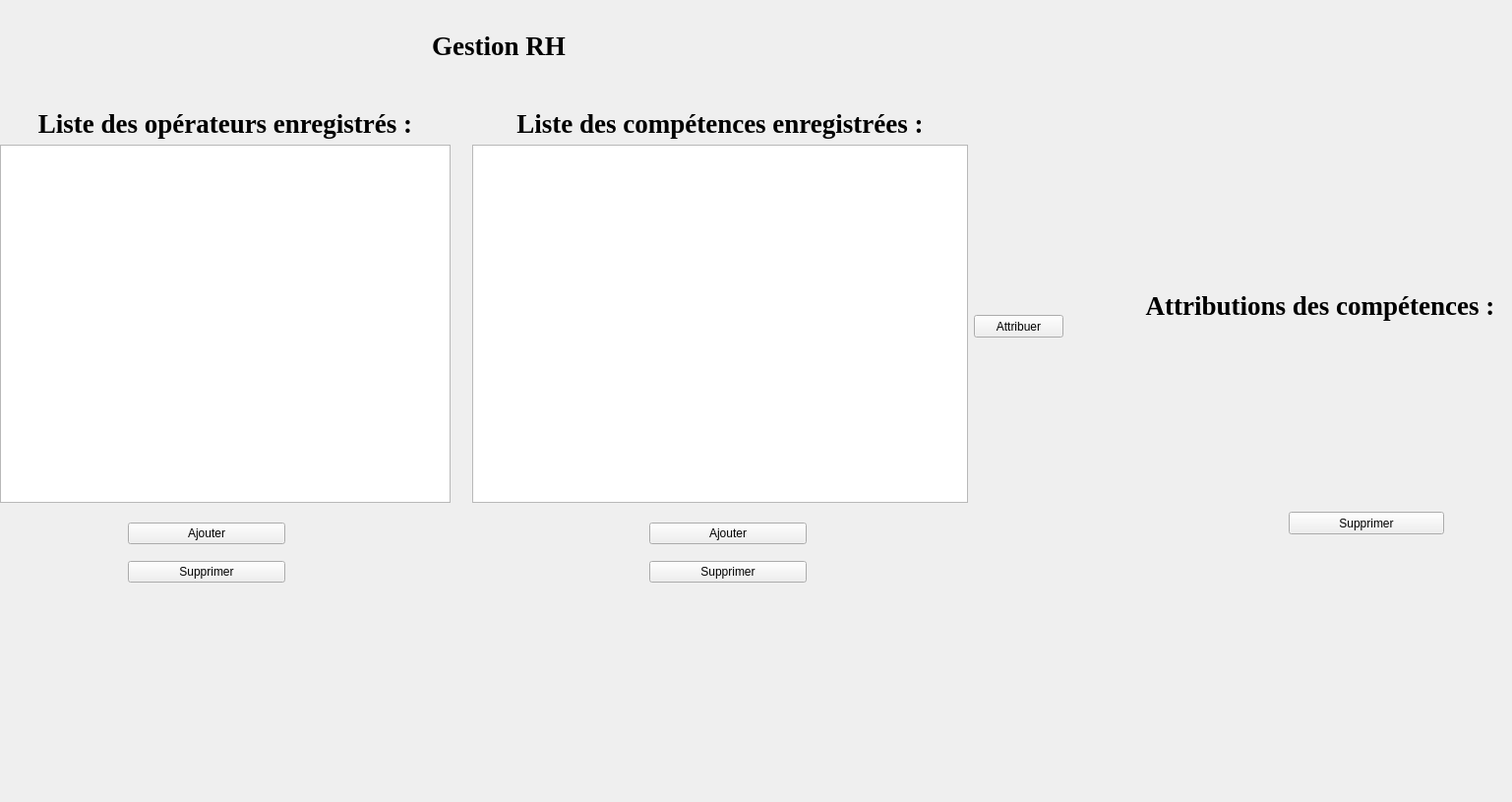
<?xml version="1.0" encoding="UTF-8"?>
<ui version="4.0">
 <class>Widget</class>
 <widget class="QWidget" name="Widget">
  <property name="geometry">
   <rect>
    <x>0</x>
    <y>0</y>
    <width>1537</width>
    <height>815</height>
   </rect>
  </property>
  <property name="windowTitle">
   <string>Widget</string>
  </property>
  <widget class="QWidget" name="layoutWidget">
   <property name="geometry">
    <rect>
     <x>0</x>
     <y>110</y>
     <width>458</width>
     <height>401</height>
    </rect>
   </property>
   <layout class="QVBoxLayout" name="verticalLayout_2">
    <item>
     <widget class="QLabel" name="label_3">
      <property name="font">
       <font>
        <family>Times New Roman</family>
       </font>
      </property>
      <property name="text">
       <string>&lt;html&gt;&lt;head/&gt;&lt;body&gt;&lt;p align=&quot;center&quot;&gt;&lt;span style=&quot; font-size:20pt; font-weight:700;&quot;&gt;Liste des opérateurs enregistrés :&lt;/span&gt;&lt;/p&gt;&lt;/body&gt;&lt;/html&gt;</string>
      </property>
     </widget>
    </item>
    <item>
     <widget class="QTableWidget" name="table_op"/>
    </item>
   </layout>
  </widget>
  <widget class="QLabel" name="label_2">
   <property name="geometry">
    <rect>
     <x>280</x>
     <y>30</y>
     <width>454</width>
     <height>33</height>
    </rect>
   </property>
   <property name="font">
    <font>
     <family>Times New Roman</family>
    </font>
   </property>
   <property name="text">
    <string>&lt;html&gt;&lt;head/&gt;&lt;body&gt;&lt;p align=&quot;center&quot;&gt;&lt;span style=&quot; font-size:20pt; font-weight:696;&quot;&gt;Gestion RH&lt;/span&gt;&lt;/p&gt;&lt;/body&gt;&lt;/html&gt;</string>
   </property>
  </widget>
  <widget class="QWidget" name="layoutWidget_2">
   <property name="geometry">
    <rect>
     <x>480</x>
     <y>110</y>
     <width>504</width>
     <height>401</height>
    </rect>
   </property>
   <layout class="QVBoxLayout" name="verticalLayout_3">
    <item>
     <widget class="QLabel" name="label_4">
      <property name="font">
       <font>
        <family>Times New Roman</family>
       </font>
      </property>
      <property name="text">
       <string>&lt;html&gt;&lt;head/&gt;&lt;body&gt;&lt;p align=&quot;center&quot;&gt;&lt;span style=&quot; font-size:20pt; font-weight:696;&quot;&gt;Liste des compétences enregistrées :&lt;/span&gt;&lt;/p&gt;&lt;/body&gt;&lt;/html&gt;</string>
      </property>
     </widget>
    </item>
    <item>
     <widget class="QTableWidget" name="table_skill"/>
    </item>
   </layout>
  </widget>
  <widget class="QWidget" name="verticalLayoutWidget">
   <property name="geometry">
    <rect>
     <x>130</x>
     <y>520</y>
     <width>160</width>
     <height>83</height>
    </rect>
   </property>
   <layout class="QVBoxLayout" name="verticalLayout">
    <item>
     <widget class="QPushButton" name="pushButton">
      <property name="text">
       <string>Ajouter</string>
      </property>
     </widget>
    </item>
    <item>
     <widget class="QPushButton" name="pushButton_2">
      <property name="text">
       <string>Supprimer</string>
      </property>
     </widget>
    </item>
   </layout>
  </widget>
  <widget class="QWidget" name="verticalLayoutWidget_2">
   <property name="geometry">
    <rect>
     <x>660</x>
     <y>520</y>
     <width>160</width>
     <height>83</height>
    </rect>
   </property>
   <layout class="QVBoxLayout" name="verticalLayout_4">
    <item>
     <widget class="QPushButton" name="pushButton_3">
      <property name="text">
       <string>Ajouter</string>
      </property>
     </widget>
    </item>
    <item>
     <widget class="QPushButton" name="pushButton_4">
      <property name="text">
       <string>Supprimer</string>
      </property>
     </widget>
    </item>
   </layout>
  </widget>
  <widget class="QWidget" name="layoutWidget_3">
   <property name="geometry">
    <rect>
     <x>1090</x>
     <y>110</y>
     <width>504</width>
     <height>401</height>
    </rect>
   </property>
   <layout class="QVBoxLayout" name="verticalLayout_5">
    <item>
     <widget class="QLabel" name="label_5">
      <property name="font">
       <font>
        <family>Times New Roman</family>
       </font>
      </property>
      <property name="text">
       <string>&lt;html&gt;&lt;head/&gt;&lt;body&gt;&lt;p align=&quot;center&quot;&gt;&lt;span style=&quot; font-size:20pt; font-weight:696;&quot;&gt;Attributions des compétences :&lt;/span&gt;&lt;/p&gt;&lt;/body&gt;&lt;/html&gt;</string>
      </property>
     </widget>
    </item>
   </layout>
  </widget>
  <widget class="QPushButton" name="pushButton_5">
   <property name="geometry">
    <rect>
     <x>1310</x>
     <y>520</y>
     <width>158</width>
     <height>23</height>
    </rect>
   </property>
   <property name="text">
    <string>Supprimer</string>
   </property>
  </widget>
  <widget class="QPushButton" name="pushButton_attrib">
   <property name="geometry">
    <rect>
     <x>990</x>
     <y>320</y>
     <width>91</width>
     <height>23</height>
    </rect>
   </property>
   <property name="text">
    <string>Attribuer</string>
   </property>
  </widget>
 </widget>
 <resources/>
 <connections/>
</ui>
